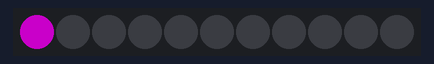
This sketch was run on a simulated Arduino Uno, built with avr-gcc and run on an emulated ATmega328P. Parts: 11 RGB LEDs in strip order, left to right. Dim RGB values are drawn brighter than linear.

Above: at 0.01 s.
At 5.3 s:
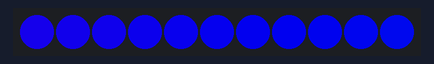
At 10.65 s:
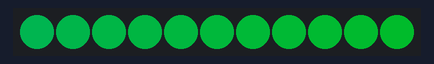
At 21.27 s:
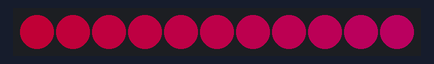
At 30.12 s:
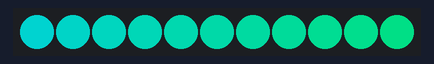
At 39.85 s:
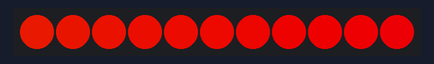

The sketch:

otherbow.ino
```cpp
#include <Adafruit_NeoPixel.h>
//Hacked from the original Adafruit library demo

#define PIN 6   //my control pin

// Parameter 1 = number of pixels in strip
// Parameter 2 = pin number (most are valid)
// Parameter 3 = pixel type flags, add together as needed:
//   NEO_KHZ800  800 KHz bitstream (most NeoPixel products w/WS2812 LEDs)
//   NEO_KHZ400  400 KHz (classic 'v1' (not v2) FLORA pixels, WS2811 drivers)
//   NEO_GRB     Pixels are wired for GRB bitstream (most NeoPixel products)
//   NEO_RGB     Pixels are wired for RGB bitstream (v1 FLORA pixels, not v2)
Adafruit_NeoPixel strip = Adafruit_NeoPixel(11, PIN, NEO_GRB + NEO_KHZ800);


void setup() {
  strip.begin();
  strip.show(); // Initialize all pixels to 'off'
}

void loop() {
  //Start out with a purple color
  colorWipe(strip.Color(102, 0, 102), 1); // purple

  //Throb read and then fade out
  PlasmaPulse(80);
}

// Fill the dots one after the other with a color
void colorWipe(uint32_t c, uint8_t wait) {
  for(uint16_t i=0; i<strip.numPixels(); i++) {
      strip.setPixelColor(i, c);
      strip.show();
      delay(wait);
  }
}

void PlasmaPulse(uint8_t wait) {
  uint16_t i, j;
  uint8_t brightness = 255;

  for(i=0; i<strip.numPixels(); i++) {
    strip.setPixelColor(i, strip.Color(255, 255, 255));
  }
  strip.show();
  delay(wait);
  //Adjust 60 and 90 to the starting and ending colors you want to fade between.
  for(j=170; j>=135; --j) {
    for(i=0; i<strip.numPixels(); i++) {
      strip.setPixelColor(i, Wheel((i+j) & 255));
    }
    strip.show();
    brightness -= 6;
    strip.setBrightness(brightness);
    delay(wait);
  }

  for(j=135; j<1170; j++) {
    for(i=0; i<strip.numPixels(); i++) {
      strip.setPixelColor(i, Wheel((i+j) & 255));
    }
    strip.show();
    brightness += 6;
    strip.setBrightness(brightness);
    delay(wait);
  }

  for(i=0; i<strip.numPixels(); i++) {
    strip.setPixelColor(i, strip.Color(255, 255, 255));
  }
  strip.show();
  delay(wait);

}

// Input a value 0 to 255 to get a color value.
// The colours are a transition r - g - b - back to r.
uint32_t Wheel(byte WheelPos) {
  if(WheelPos < 85) {
   return strip.Color(WheelPos * 3, 255 - WheelPos * 3, 0);
  } else if(WheelPos < 170) {
   WheelPos -= 85;
   return strip.Color(255 - WheelPos * 3, 0, WheelPos * 3);
  } else {
   WheelPos -= 170;
   return strip.Color(0, WheelPos * 3, 255 - WheelPos * 3);
  }
}
```
